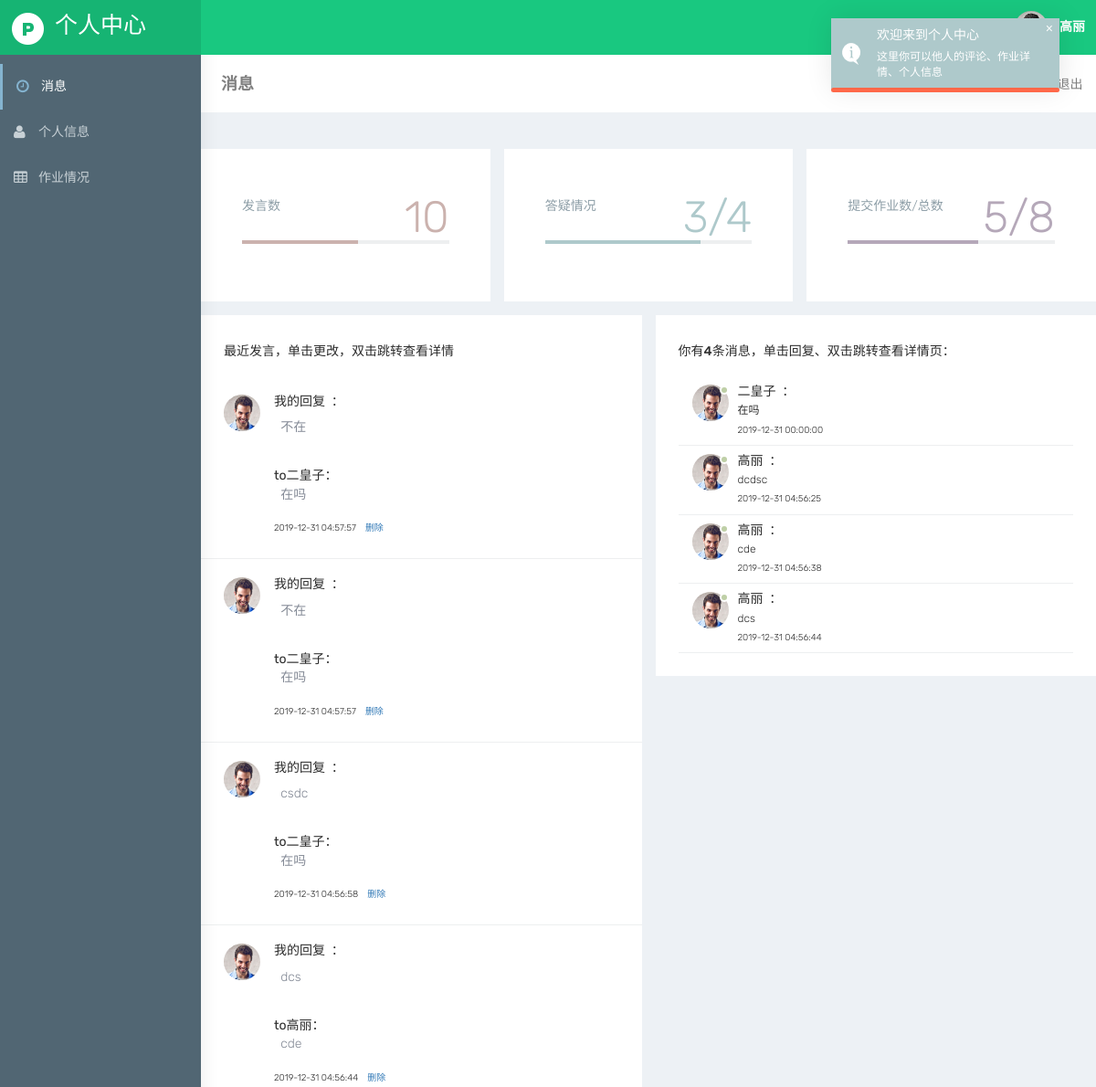
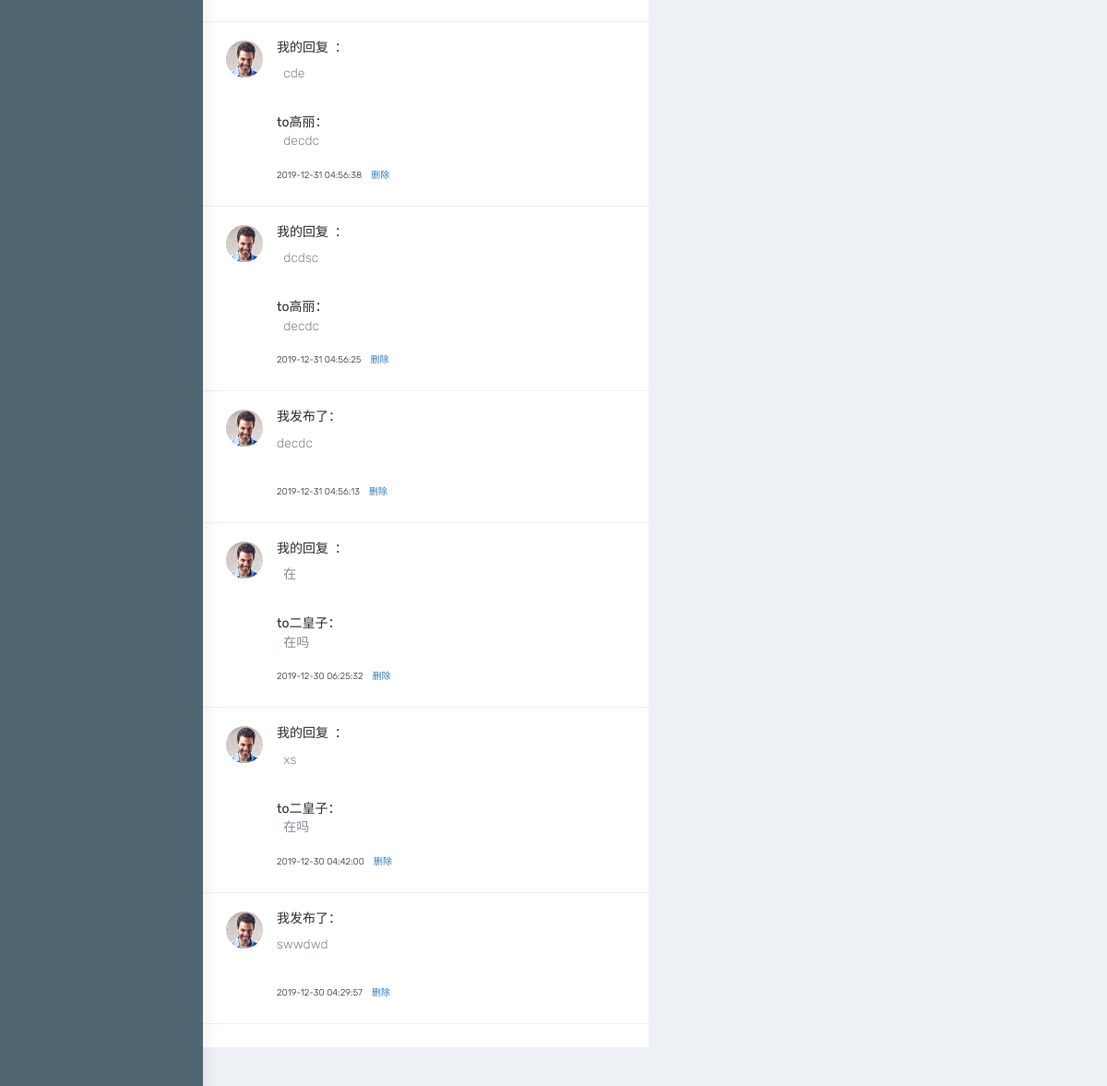
Screenshot of /1231/self-center/pixel-html/self-center.php (signed in) with the database file from the repository (2 pictures, top to bottom).
### tables this page shows
CREATE TABLE IF NOT EXISTS `student` (
  `name` varchar(32) NOT NULL,
  `sno` int(10) unsigned NOT NULL,
  `pw` varchar(32) NOT NULL,
  `class` varchar(16) NOT NULL,
  `college` varchar(32) NOT NULL,
  `regis_time` datetime NOT NULL,
  `last_time` datetime NOT NULL,
  PRIMARY KEY (`sno`)
);

CREATE TABLE IF NOT EXISTS `talk` (
  `tno` int(10) unsigned NOT NULL,
  `sno` int(10) unsigned NOT NULL,
  `text` text NOT NULL,
  `tarea` varchar(32) NOT NULL,
  `ttime` datetime NOT NULL,
  `reno` int(10) NOT NULL,
  `cno` int(10) unsigned NOT NULL,
  PRIMARY KEY (`tno`,`cno`),
  KEY `sno` (`sno`)
);

### 1231/self-center/pixel-html/self-center.php (the view, shortened to what the rows shown need)
<?php
include_once '../../inc/mysql.inc.php';
include_once '../../inc/tool.inc.php';
$link=connect();
$member_id=is_login($link);
?>
<?php
$numreply=0;
$query1="select * from Talk where sno='{$member_id}'";
$result1=execute($link,$query1);
if(num($link,$query1)==0){
	$numreply=0;
}else{
	while ($data1=mysqli_fetch_assoc($result1)){
		$query2="select count(*) from Talk where reno='{$data1['cno']}' and tno='{$data1['tno']}'";
		$numreply+=num($link,$query2);
	}
}
$htmltitle=<<<A
                        <h3 class="box-title">你有{$numreply}条消息，单击回复、双击跳转查看详情页：</h3>
                         <div class="message-center">
A;
?>
<!DOCTYPE html>
<html lang="zh-CN">
<head>
    <link href="./bootstrap/dist/css/bootstrap.min.css" rel="stylesheet">
    <link href="../plugins/bower_components/sidebar-nav/dist/sidebar-nav.min.css" rel="stylesheet">
    <link href="../plugins/bower_components/toast-master/css/jquery.toast.css" rel="stylesheet">
    <link href="../plugins/bower_components/morrisjs/morris.css" rel="stylesheet">
    <link href="./css/animate.css" rel="stylesheet">
    <link href="./css/style.css" rel="stylesheet">
    <link href="./css/colors/blue-dark.css" id="theme" rel="stylesheet">
    <link rel="stylesheet" href="a.css">
</head>
<body>
    <div id="wrapper">
        <nav class="navbar navbar-default navbar-static-top m-b-0">
            <div class="navbar-header"> <a class="navbar-toggle hidden-sm hidden-md hidden-lg " href="javascript:void(0)" data-toggle="collapse" data-target=".navbar-collapse"><i class="fa fa-bars"></i></a>
                <ul class="nav navbar-top-links navbar-right pull-right">
                    <li>
                        <a class="profile-pic" href="#"> <img src="../plugins/images/users/varun.jpg" alt="user-img" width="36" class="img-circle"><b class="hidden-xs">
                      <?php
                        $query="select * from Student where sno='{$member_id}'";
                        $result=execute($link, $query);
                        if(mysqli_num_rows($result)==1){
								$row = $result->fetch_assoc();
								echo $row['name'];
                        	}
?>
                        </b> </a>
                    </li>
                </ul>
            </div>
        </nav>
        <div id="page-wrapper">
                <div class="row">
                    <div class="col-md-12 col-lg-6 col-sm-12">
                        <div class="white-box">
                           	<div class="comment-center">
                            <?php
                                $query1="select * from Talk where sno='{$_COOKIE['netsec']['sno']}'order by ttime desc";
                                $result1=execute($link,$query1);
                                if(num($link,$query1)==0){
                                    $html=<<<A
                                    <div class="comment-body">
                                        <div class="mail-contnet">
                                        <h5>你没有发言……</h5> <span class="mail-desc"></span><a href="javacript:void(0)" class="action"><i class="ti-close text-danger"></i></a> <a href="javacript:void(0)" class="action"><i class="ti-check text-success"></i></a><span class="time pull-left"></span></div>
                                    </div>
A;
	                                echo $html;
                                }else{
                                    while ($data1=mysqli_fetch_assoc($result1)){
                                        $query2="select * from Talk where cno='{$data1['reno']}' and tno='{$data1['tno']}'";
                                        $result2=execute($link,$query2);
                                        if(num($link, $query2)==0){
                                            $cno1=(int)$data1['cno'];
											$tno1=(int)$data1['tno'];
                                            if($data1['reno']==0){
	                                            $html=<<<A
	                                            <div class="comment-body">
	                                                <div class="user-img"> <img src="../plugins/images/users/pawandeep.jpg" alt="user" class="img-circle"></div>
	                                                <div class="mail-contnet">
	                                                 <a href="javascript:void(0);" class="update_btn" v1='{$data1['tno']}' v2='{$data1['cno']}' v3='{$data1['tarea']}'>
	                                                <h5>我发布了：</h5> <span class="mail-desc">{$data1['text']}</span><a href="javacript:void(0)" class="action"><i class="ti-close text-danger"></i></a> <a href="javacript:void(0)" class="action"><i class="ti-check text-success"></i></a>
	                                                </a>
	                                                <span class="time pull-left">{$data1['ttime']}&emsp;<a href="self-center.php?tno={$tno1}&cno={$cno1}&caozuo=2">删除</a></span></div>
	                                            </div>
A;
                                           		 echo $html;
											}
                                        }else{
                                            while ($data2=mysqli_fetch_assoc($result2)){
                                                $query3="select * from Student where sno='{$data2['sno']}'";
                                                $result3=execute($link,$query3);
                                                while ($data3=mysqli_fetch_assoc($result3)){
                                                    $cno1=(int)$data1['cno'];
													$tno1=(int)$data1['tno'];
                                                    $html=<<<A
                                                    <div class="comment-body">
                                                        <div class="user-img"> <img src="../plugins/images/users/pawandeep.jpg" alt="user" class="img-circle"></div>
                                                        <div class="mail-contnet">
                                                        <a href="javascript:void(0);" class="update_btn" v1='{$data1['tno']}' v2='{$data1['cno']}' v3='{$data1['tarea']}'>
	                                                        <h5>我的回复&nbsp;&nbsp;：</h5>
	                                                        <span class="mail-desc">&nbsp;&nbsp;{$data1['text']}</span>
	                                                        <span class="mail-desc"><h5>to{$data3['name']}：</h5>&nbsp;&nbsp;{$data2['text']}</span>
	                                                        <a href="javacript:void(0)" class="action"><i class="ti-close text-danger"></i></a>
	                                                        <a href="javacript:void(0)" class="action"><i class="ti-check text-success"></i></a>
                                                        </a>
                                                        <span class="time pull-left">{$data1['ttime']}&emsp;<a href="self-center.php?tno={$tno1}&cno={$cno1}&caozuo=2">删除</a></span>
            											</div>
                                                    </div>
A;
                                                    echo $html;
                                                }
                                            }
                                        }
                                    }
                                }
?>
							</div>
                        </div>
                    </div>
                   <div class="col-lg-6 col-md-12 col-sm-12">
                        <div class="white-box">
                        <?php
                        echo $htmltitle;
	$query1="select * from Talk where sno='{$member_id}'";
	$result1=execute($link,$query1);
	if(num($link,$query1)==0){
		$html=<<<A
		<a href="#">
			<span class="profile-status online pull-right"></span> </div>
			<div class="mail-contnet">
			<h5></h5> <span class="mail-desc"></span> <span class="time"></span> </div>
 		</a>
A;
	echo $html;
	}else{
		while ($data1=mysqli_fetch_assoc($result1)){
			$query2="select * from Talk where reno='{$data1['cno']}' and tno='{$data1['tno']}'";
			$result2=execute($link,$query2);
			if(num($link,$query2)==0){
				$html=<<<A
		<a href="#">
			<span class="profile-status online pull-right"></span> </div>
			<div class="mail-contnet">
			<h5></h5> <span class="mail-desc"></span> <span class="time"></span> </div>
 		</a>
A;
			}else{
				while ($data2=mysqli_fetch_assoc($result2)){
					$query3="select * from Student where sno='{$data2['sno']}'";
					$result3=execute($link,$query3);
					while ($data3=mysqli_fetch_assoc($result3)){
			$html=<<<A
			<div class="row justify-content-between">
			 <div class=col-lg-12 col-md-12 col-sm-12">
				 <a href="javascript:void(0);" class="reply_btn" myvalue1='{$data2['tno']}' myvalue2='{$data2['cno']}' myvalue3='{$data2['tarea']}'>
 					<div class="user-img"> <img src="../plugins/images/users/pawandeep.jpg" alt="user" class="img-circle"><span class="profile-status online pull-right"></span> </div>
					<div class="mail-contnet">
						<h5>{$data3['name']} &nbsp：</h5><span class="mail-desc">{$data2['text']}</span><span class="time">{$data2['ttime']}</span>
					</div>
 				</a>
             </div>
			</div>
A;
						echo $html;
					}
				}
			}
		}
	}
?>
                            </div>
                        </div>
                    </div>
                </div>
            </div>
        </div>
</body>
</html>

### rows the page displays
student: name "高丽"
talk: text "不在", ttime "2019-12-31 04:57:57"
talk: text "在吗", ttime "2019-12-31 00:00:00"
student: name "二皇子"
talk: text "不在", ttime "2019-12-31 04:57:57"
talk: text "csdc", ttime "2019-12-31 04:56:58"
talk: text "dcs", ttime "2019-12-31 04:56:44"
talk: text "cde", ttime "2019-12-31 04:56:38"
talk: text "decdc", reno 0 (drawn), ttime "2019-12-31 04:56:13"
talk: text "dcdsc", ttime "2019-12-31 04:56:25"
talk: text "在", ttime "2019-12-30 06:25:32"
talk: text "xs", ttime "2019-12-30 04:42:00"
talk: reno 0 (drawn), text "swwdwd", ttime "2019-12-30 04:29:57"

### other values shown
$comment "10"
$qaok "3"
$qaall "4"
$donework "5"
$selework "8"
$numreply "4"
